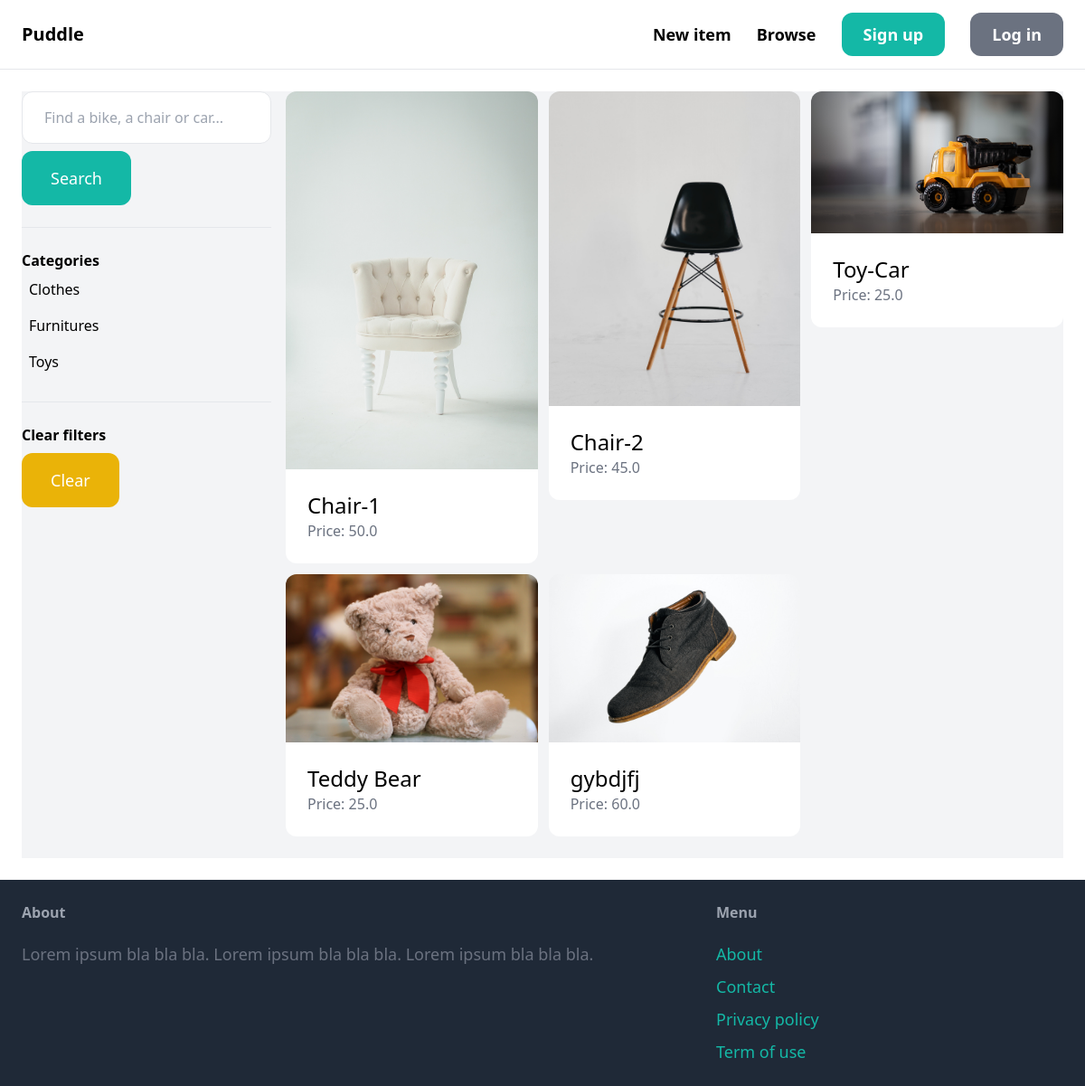
The app's page /items/ with its own data.
### item/models.py (models this page shows, shortened)
class Category(models.Model):
    name = models.CharField(max_length=255)
    class Meta:
        ordering = ('name',)
        verbose_name_plural = 'Categories'

class Item(models.Model):
    category = models.ForeignKey(Category, related_name='items', on_delete=models.CASCADE)
    name = models.CharField(max_length=255)
    description = models.TextField(blank=True, null=True)
    price = models.FloatField()
    image = models.ImageField(upload_to='item_images', blank=True, null=True)
    is_sold = models.BooleanField(default=False)
    created_by = models.ForeignKey(User, related_name='items', on_delete=models.CASCADE)
    created_at = models.DateTimeField(auto_now_add=True)

### item/views.py (the view)
# urls.py: path('', views.items, name='items'),
def items(request):
    query = request.GET.get('query', '')
    category_id = request.GET.get('category', 0)
    categories = Category.objects.all()
    items = Item.objects.filter(is_sold=False)
    if category_id:
        items = items.filter(category_id=category_id)
    if query:
        items = items.filter(Q(name__icontains=query) | Q(description__icontains=query))
    return render(request, 'item/items.html', {
        'items': items,
        'query': query,
        'categories': categories,
        'category_id': int(category_id)
    })

### item/templates/item/items.html (shortened to what this page needs)
{% extends 'core/base.html' %}
{% block content %}
    <div class="pb-6 grid grid-cols-4 gap-4 bg-gray-100">
        <div class="col-span-1">
            <form method="get" action="{% url 'item:items' %}">
                <input name="query" class="w-full py-4 px-6 border rounded-xl" type="text" value="{{ query }}" placeholder="Find a bike, a chair or car...">
                <button class="mt-2 py-4 px-8 text-lg bg-teal-500 text-white rounded-xl">Search</button>
            </form>
            <hr class="my-6">
            <p class="font-semibold">Categories</p>
            <ul>
                {% for category in categories %}
                    <li class="py-2 px-2 rounded-xl{% if category.id == category_id %} bg-gray-200{% endif %}">
                        <a href="{% url 'item:items' %}?query={{ query }}&category={{ category.id }}">{{ category.name }}</a>
                    </li>
                {% endfor %}
            </ul>
            <hr class="my-6">
            <p class="font-semibold">Clear filters</p>
            <ul>
                <li><a href="{% url 'item:items' %}" class="mt-2 py-4 px-8 inline-block bg-yellow-500 text-lg rounded-xl text-white">Clear</a>
        </div>
        <div class="col-span-3">
            <div class="grid grid-cols-3 gap-3">
                {% for item in items %}
                    <div>
                        <a href="{% url 'item:detail' item.id %}">
                            <div>
                                <img src="{{ item.image.url }}" class="rounded-t-xl">
                            </div>
                            <div class="p-6 bg-white rounded-b-xl">
                                <h2 class="text-2xl">{{ item.name }}</h2>
                                <p class="text-gray-500">Price: {{ item.price }}</p>
                            </div>
                        </a>
                    </div>
                {% endfor %}
            </div>
        </div>
    </div>
{% endblock %}

### records on screen
Category: name "Clothes"
Category: name "Furnitures"
Category: name "Toys"
Item: image (picture), name "Chair-1", price "50.0"
Item: image (picture), name "Chair-2", price "45.0"
Item: image (picture), name "Toy-Car", price "25.0"
Item: image (picture), name "Teddy Bear", price "25.0"
Item: image (picture), name "gybdjfj", price "60.0"
